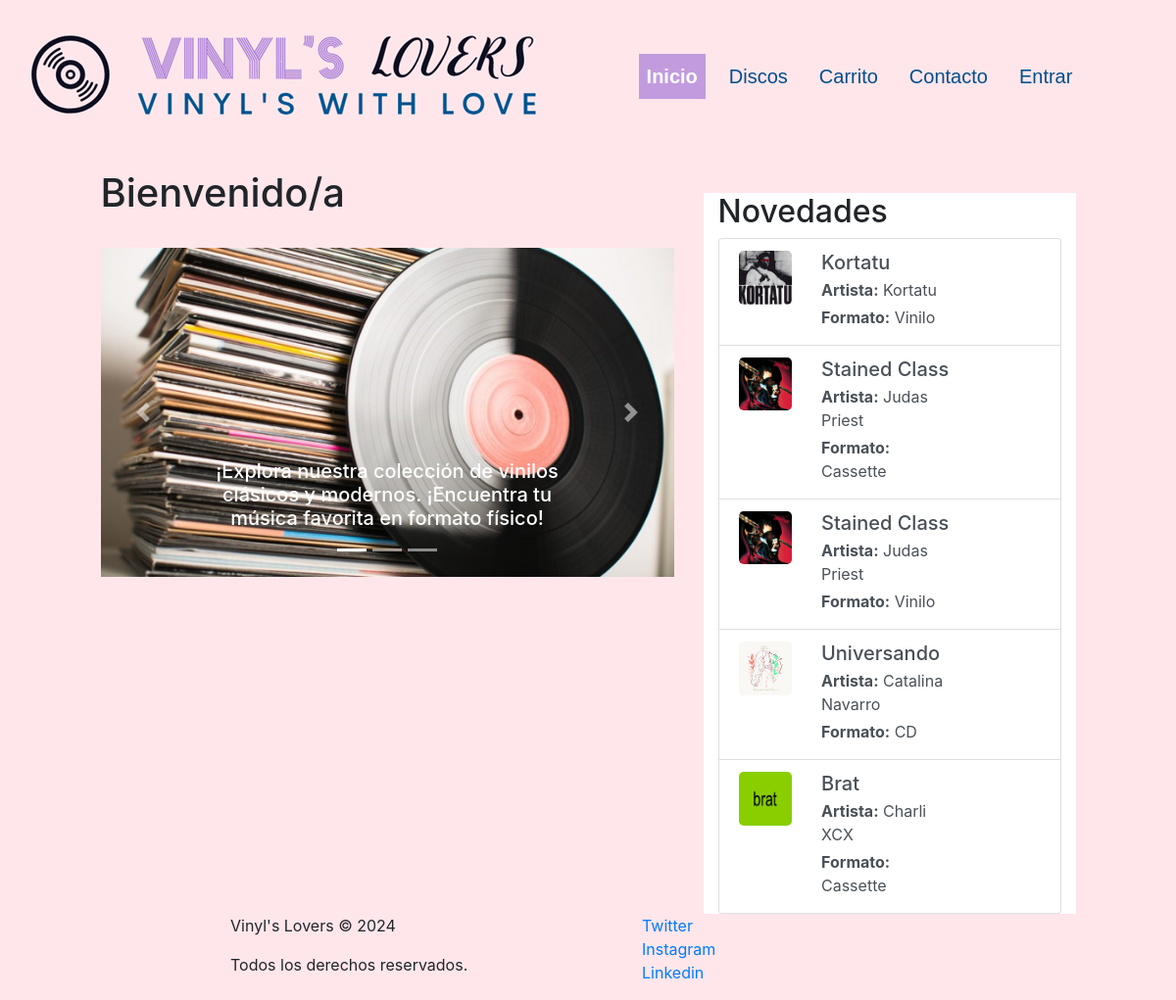
The page / on the database its author committed.
### discos/models.py (models this page shows, shortened)
class Album(models.Model):
    id_album = models.AutoField(db_column='idAlbum', primary_key=True)
    id_artista = models.ForeignKey('Artista',on_delete=models.CASCADE, db_column='idArtista')
    nombre_disco = models.CharField(max_length=100, null=False, blank=False)
    fecha_lanzamiento = models.DateField(null=False, blank=False)
    precio = models.IntegerField(null=False, blank=False)
    id_formato = models.ForeignKey('Formato',on_delete=models.CASCADE, db_column='idFormato')
    id_genero = models.ForeignKey('Genero',on_delete=models.CASCADE, db_column='idGenero')
    portada = models.ImageField(upload_to="media/", default=None)
    stock = models.IntegerField(null=True, default=0)
    class Meta:
        unique_together = [['id_artista', 'nombre_disco', 'fecha_lanzamiento', 'precio', 'id_formato', 'id_genero']]

class Artista(models.Model):
    id_artista = models.AutoField(db_column='idArtista', primary_key=True)
    nombre_artista = models.CharField(max_length=100, null=False, blank=False)
    pais = models.CharField(max_length=30, null=False, blank=False)
    biografia = models.TextField(null=True, blank=True)
    def __str__(self):
        return str(self.nombre_artista)
    class Meta:
        unique_together = [['nombre_artista', 'pais']]

class Formato(models.Model):
    id_formato  = models.AutoField(db_column='idFormato', primary_key=True)
    formato     = models.CharField(max_length=20, blank=False, null=False, unique=True)
    def __str__(self):
        return str(self.formato)

### discos/views.py (the view)
# urls.py: path('', views.index, name='index'),
def index(request):
    total_artistas = Artista.objects.count()
    total_albumes = Album.objects.count()
    total_generos = Genero.objects.count()
    total_compras = Compra.objects.filter(finalizada=True).count()
    artistas_por_pais = Artista.objects.exclude(pais='N/A').values('pais').annotate(num_artistas=Count('id_artista'))
    albumes_por_formato = Album.objects.values('id_formato__formato').annotate(num_albumes=Count('id_formato'))
    albumes_por_genero = Album.objects.values('id_genero__genero').annotate(num_albumes=Count('id_genero'))
    estadisticas_por_decada = albums_por_decada()
    novedades = Album.objects.order_by('-id_album')[:5]
    context = {
        'clase': 'index',
        'total_artistas': total_artistas,
        'total_albumes': total_albumes,
        'total_generos': total_generos,
        'total_compras': total_compras,
        'artistas_por_pais': artistas_por_pais,
        'albumes_por_formato': albumes_por_formato,
        'albumes_por_genero': albumes_por_genero,
        'estadisticas_por_decada': estadisticas_por_decada,
        'novedades':novedades
    }
    return render(request, 'discos/index.html', context)

### discos/templates/discos/index.html (shortened to what this page needs)
{% extends "discos/base.html" %}
{% load static %}
{% block content %}
    {% if user.is_staff %}
        <div class="row justify-content-center">
            <div class="col-10">
                <div class="row justify-content-center">
                    <div class="col-md-3">
                        <div class="container-fluid bg-white mb-4 p-4">
                            <div class="text-center">
                                <h2 class="display-4">{{ total_artistas }}</h2>
                                <p class="lead">Artistas disponibles</p>
                            </div>
                        </div>
                    </div>
                    <div class="col-md-3">
                        <div class="container-fluid bg-white mb-4 p-4">
                            <div class="text-center">
                                <h2 class="display-4">{{ total_albumes }}</h2>
                                <p class="lead">Álbumes disponibles</p>
                            </div>
                        </div>
                    </div>
                </div>
                <div class="row justify-content-center">
                    <div class="col-md-3">
                        <div class="container-fluid bg-white mb-4 p-4">
                            <div class="text-center">
                                <h2 class="display-4">{{ total_generos }}</h2>
                                <p class="lead">Géneros disponibles</p>
                            </div>
                        </div>
                    </div>
                    <div class="col-md-3">
                        <div class="container-fluid bg-white mb-4 p-4">
                            <div class="text-center">
                                <h2 class="display-4">{{ total_compras }}</h2>
                                <p class="lead">Compras realizadas</p>
                            </div>
                        </div>
                    </div>
                </div>
                <h1 class="mt-4 mb-4">Estadísticas</h1>
                <div class="row justify-content-center">
                    <div class="col-md-6">
                        <div class="container-fluid bg-white mb-4 p-4">
                            <h2>Cantidad de artistas por país</h2>
                            <div class="row">
                                <div class="col">
                                    <ul class="list-unstyled">
                                        {% for stats in artistas_por_pais %}
                                            <li>{{ stats.pais }}: {{ stats.num_artistas }}</li>
                                            {% if forloop.counter|divisibleby:12 and not forloop.last %}
                                                </ul>
                                            </div>
                                            <div class="col">
                                                <ul class="list-unstyled">
                                            {% endif %}
                                        {% endfor %}
                                    </ul>
                                </div>
                            </div>
                        </div>
                    </div>
                    <div class="col-md-6">
                        <div class="container-fluid bg-white mb-4 p-4">
                            <h2>Cantidad de álbumes por género</h2>
                            <div class="row">
                                <div class="col">
                                    <ul class="list-unstyled">
                                        {% for stats in albumes_por_genero %}
                                            <li>{{ stats.id_genero__genero }}: {{ stats.num_albumes }}</li>
                                            {% if forloop.counter|divisibleby:12 and not forloop.last %}
                                                </ul>
                                            </div>
                                            <div class="col">
                                                <ul class="list-unstyled">
                                            {% endif %}
                                        {% endfor %}
                                    </ul>
                                </div>
                            </div>
                        </div>
                    </div>
                    <div class="col-md-6">
                        <div class="container-fluid bg-white mb-4 p-4">
                            <h2>Cantidad de álbumes por formato</h2>
                            <ul class="list-unstyled">
                                {% for stats in albumes_por_formato %}
                                    <li>{{ stats.id_formato__formato }}: {{ stats.num_albumes }}</li>
                                {% endfor %}
                            </ul>
                        </div>
                    </div>
                    <div class="col-md-6">
                        <div class="container-fluid bg-white mb-4 p-4">
                            <h2>Cantidad de álbumes por década</h2>
                            <div class="row">
                                <div class="col">
                                    <ul class="list-unstyled">
                                        {% for stats in estadisticas_por_decada %}
                                            <li>{{ stats.decada }}: {{ stats.num_albumes }}</li>
                                            {% if forloop.counter|divisibleby:6 and not forloop.last %}
                                                </ul>
                                            </div>
                                            <div class="col">
                                                <ul class="list-unstyled">
                                            {% endif %}
                                        {% endfor %}
                                    </ul>
                                </div>
                            </div>
                        </div>
                    </div>
            </div>
        </div>
    {% else %}
        <div class="row justify-content-center">
            <div class="col-lg-6 col-md-8 col-sm-10">
                <br>
                <h1>Bienvenido/a {{ user.username }} </h1>
                <br>
                <div id="carouselInicio" class="carousel slide" data-ride="carousel">
                    <ol class="carousel-indicators">
                    <li data-target="#carouselInicio" data-slide-to="0" class="active"></li>
                    <li data-target="#carouselInicio" data-slide-to="1"></li>
                    <li data-target="#carouselInicio" data-slide-to="2"></li>
                    </ol>
                    <div class="carousel-inner">
                    <div class="carousel-item active">
                        <img class="d-block w-100 img-fluid" src="{% static 'img/slide1.jpg' %}" alt="First slide">
                        <div class="carousel-caption d-none d-md-block">
                        <h5>¡Explora nuestra colección de vinilos clásicos y modernos. ¡Encuentra tu música favorita en formato físico!</h5>
                        </div>
                        </div>
                    </div>
                    <a class="carousel-control-prev" href="#carouselInicio" role="button" data-slide="prev">
                    <span class="carousel-control-prev-icon" aria-hidden="true"></span>
                    </a>
                    <a class="carousel-control-next" href="#carouselInicio" role="button" data-slide="next">
                    <span class="carousel-control-next-icon" aria-hidden="true"></span>
                    </a>
                </div>
            </div>
            <div class="col-md-4 col-sm-10">
                <div class="container mt-5 bg-white">
                    <h2>Novedades</h2>
                    <div class="list-group">
                        {% for album in novedades %}
                        <a href="{% url 'discos' %}" class="list-group-item list-group-item-action">
                            <div class="row">
                                <div class="col-md-3">
                                    <img src="{{ album.portada.url }}" class="img-fluid rounded-lg" alt="{{ album.nombre_disco }}">
                                </div>
                                <div class="col-md-6">
                                    <h5 class="mb-1">{{ album.nombre_disco }}</h5>
                                    <p class="mb-1"><strong>Artista:</strong> {{ album.id_artista }}</p>
                                    <p class="mb-1"><strong>Formato:</strong> {{ album.id_formato }}</p>
                                </div>
                            </div>
                        </a>
                        {% endfor %}
                    </div>
                </div>
            </div>
        </div>
    {% endif %}
{% endblock %}

### discos/static/css/styles.css (style rules this page uses)
body { margin: 0; padding: 0; background-color: rgba(255, 230, 235); }

### rows shown on the page
Album: portada (picture), nombre_disco "Kortatu", id_artista "Kortatu", id_formato "Vinilo"
Album: portada (picture), nombre_disco "Stained Class", id_artista "Judas Priest", id_formato "Cassette"
Album: portada (picture), nombre_disco "Stained Class", id_artista "Judas Priest", id_formato "Vinilo"
Album: portada (picture), nombre_disco "Universando", id_artista "Catalina Navarro", id_formato "CD"
Album: portada (picture), nombre_disco "Brat", id_artista "Charli XCX", id_formato "Cassette"
